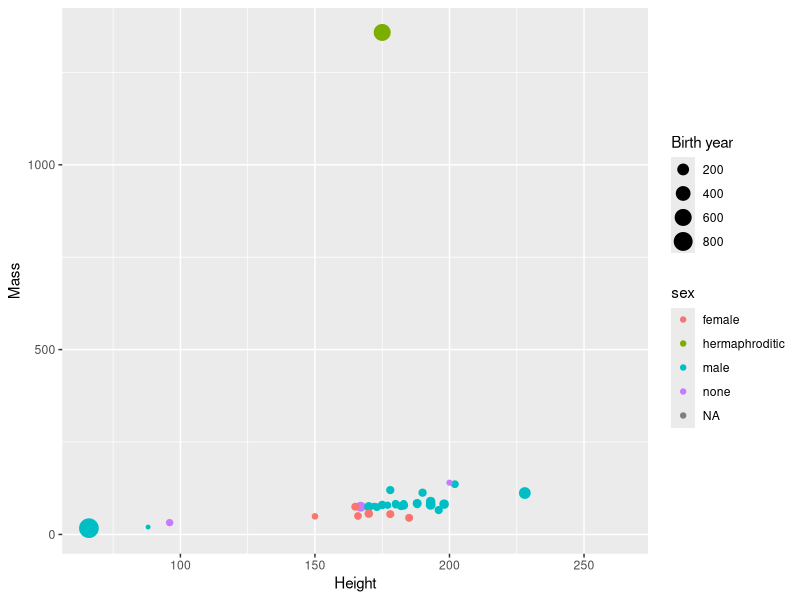
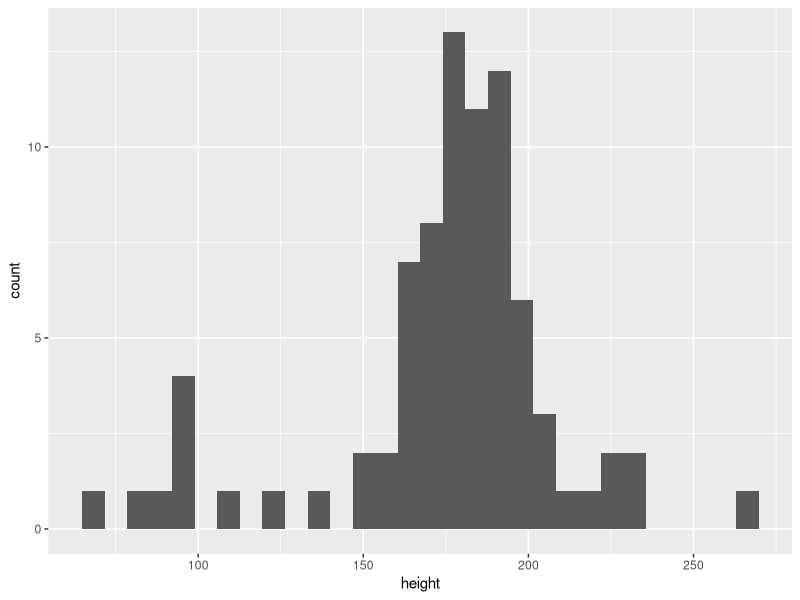

Recreate these plots in R, in order.
## ---- chunk 1
library(tidyverse)
## ---- chunk 2
ggplot(data = starwars, 
       mapping = aes(x = height, y = mass, color = sex, size = birth_year)) +
  geom_point() +
  labs(size = "Birth year", x = "Height", y = "Mass")
## ---- chunk 3

sw = starwars

## ---- chunk 4
ggplot(sw, aes(x=height)) + geom_histogram()
